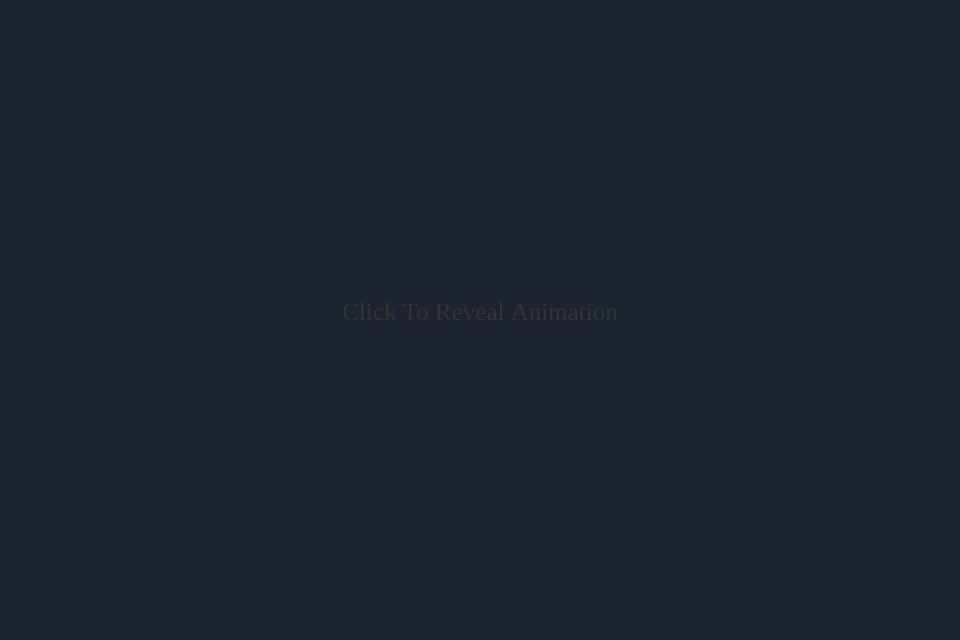
Frame 1 (no input)
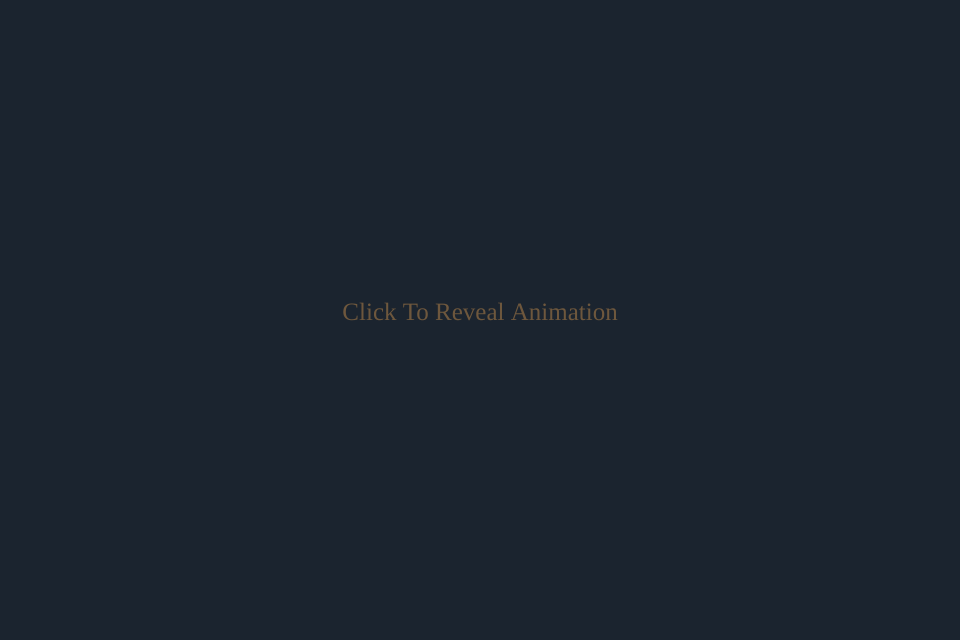
Frame 60 (no input)
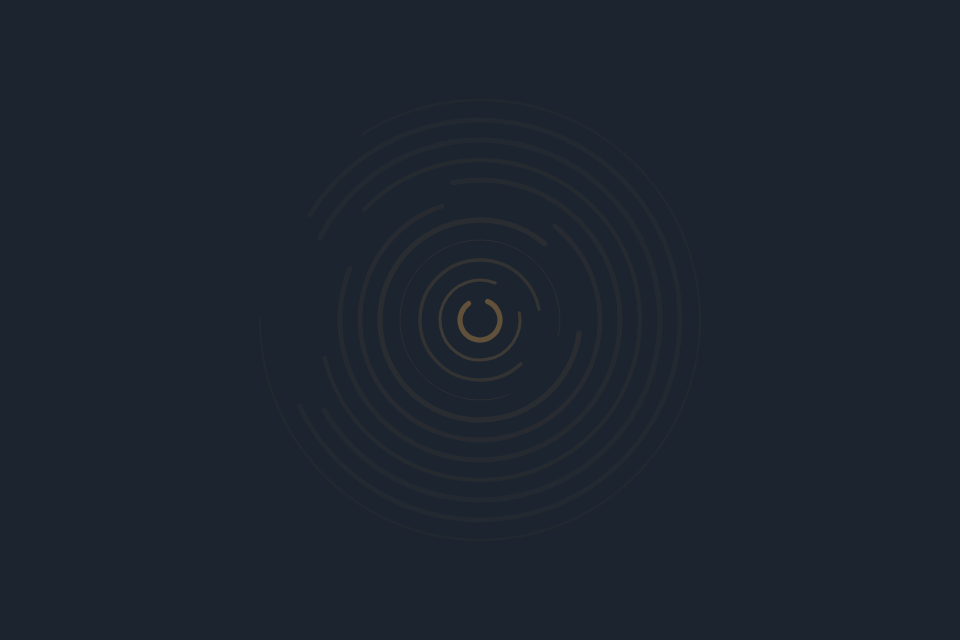
Frame 120 (the mouse pressed at the canvas centre since frame 60)

The p5.js sketch that drew these frames (run headless with seeded random() and noise() and a simulated clock; from frame 60 on, the mouse is pressed at the canvas centre):

// p5.js sketch
// ── sketch.js
var xoff=0.400;
var yoff=0.300;
var xLarger = true;
var lastXLarger = true
var xArc = .1
var yArc = .2
var end = false
var numIterations = 12
var opacity = 0
var step = 40
var start = false
var count = 0

function setup() {
  createCanvas(640/2*3,640);
 
  smooth();
  //smooth();
  //frameRate(30);
  //noiseSeed(random(1,600));


}

function draw() {

  if(end == true){
    fadeOut()
  }

  if(start == true){
    fadeIn()
  }

  noiseDetail(1,0.9);
  background(27,36,47);
  fill(27,36,47);
  noFill();
  //CODE FOR PLAYING RANDOM
 // background(250,200,0);
  
   /* for (var i=1; i<640; i+=10){
  xoff+=0.05;
  arc(width/2,height/2,i,i, PI*(random(0,1)*2),PI*(random(0,1)*2));
  println(PI*(noise(xoff)*i/1000));
    }*/
    
    //RECOMMENDED xoff+=0.05 and yoff=0.03
 xoff += 0.011;
  yoff += 0.005;
  for (var i=1; i<numIterations; i+=1){
 //USE stroke RANDOM for vibrating sort of effect while noise on strokeWEight will give more rhythm to change of stroke
       // strokeWeight(random(1,4));
  strokeWeight(noise(xoff,i)*15);
  // strokeWeight(2);
  xArc = constrain(PI*(noise(xoff*i*step/640)*8),0, yArc)
  yArc = constrain(PI*(noise(yoff*i*step/450)*3), xArc+1, PI * 2)
  if(i*step == 491){
    print("xArc: " + xoff)
    print('yArc: ' + yoff)
    print('')

    var testArcX = (.1*PI)%(2*PI)
    var testArcY = (1.9*PI)%(2*PI)

    // arc(width/2,height/2,i,i, testArcX,testArcY);
    // print("xArc: " + testArcX)
    // print('yArc: ' + testArcY)
    // print('')

    lastXLarger = xLarger
    if(xArc >= yArc){
      xLarger = true
    }else{
      xLarger = false
    }

    if(lastXLarger != xLarger){
      print('CROSS')
    }
  }
  stroke(252, 176, 86, opacity * 175/(i*step))

  arc(width/2,height/2,i*step,i*step, yArc,xArc);
    }

  if(count == 0){
    drawText()
  }
}

function fadeOut(){
  if(opacity > 0){
    //numIterations -= 1/2
    opacity -= 4
  }
}

function fadeIn(){
  if(opacity < 300){
    //numIterations -= 1/2
    opacity += .3
  }
}

function mousePressed(){
  count += 1
  if(count%2 == 1){
    start = true
    end = false
  }
  if(count%2 == 0){
    start = false
    end = true
  }
}

function drawText(){
  textSize(25)
  textFont('Georgia')
  textOpacity = noise(xoff*2) * 255
  fill(252, 176, 86, textOpacity);
  var message = "Click To Reveal Animation"
  text(message, width/2 - textWidth(message)/2, height/2)
}
